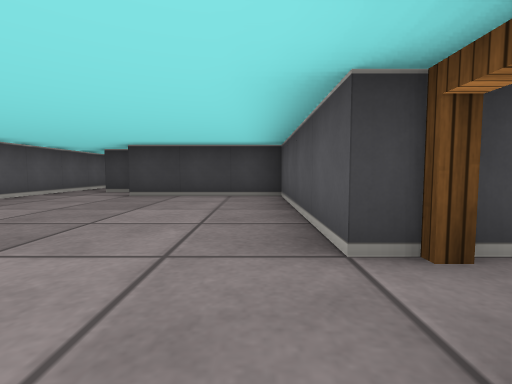
View 1 (above)

19 first-person views from a walk through a cub3D level. The camera is about half as high as the walls, tilts 4° down and sees 85° across. The floor is counted in squares. Each view is taken from the middle of a square. On the plan, view 1 faces up. The plan holds only what a view shows up to about 9 squares ahead; the rest is blank.

View 2
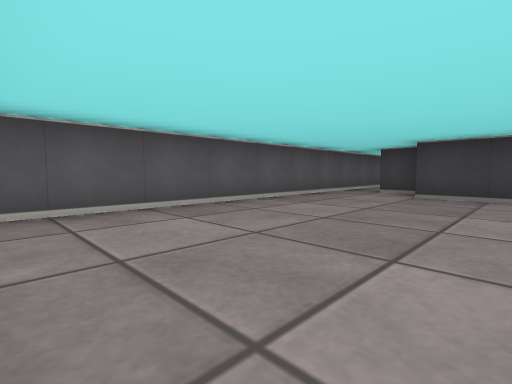

View 3
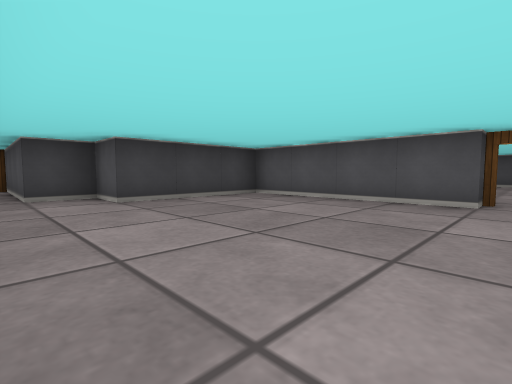

View 4
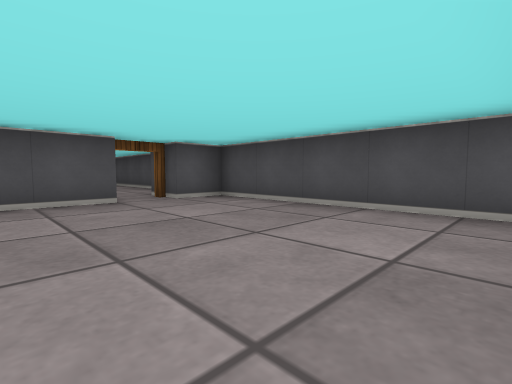

View 5
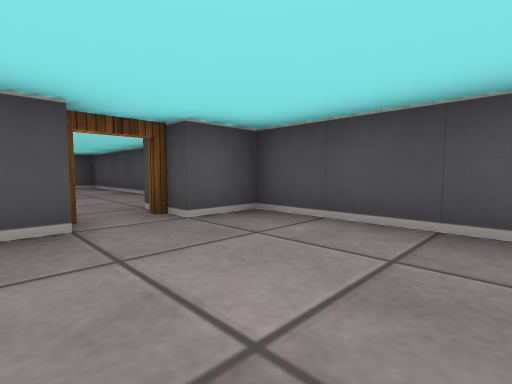

View 6
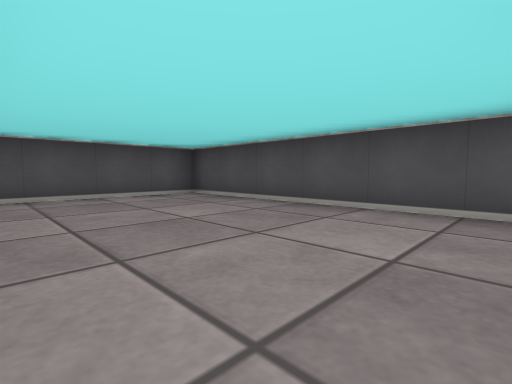

View 7
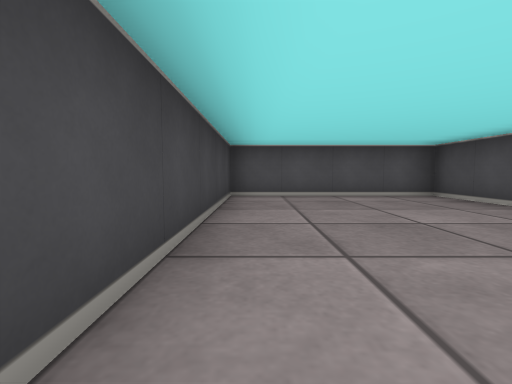

View 8
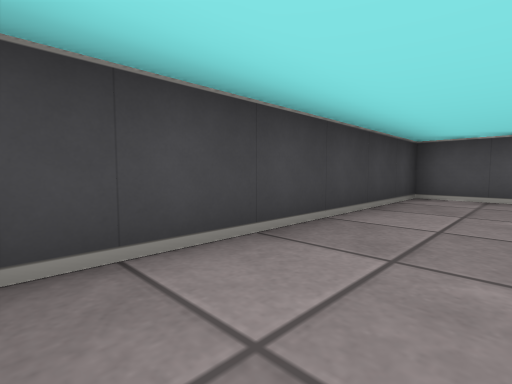

View 9
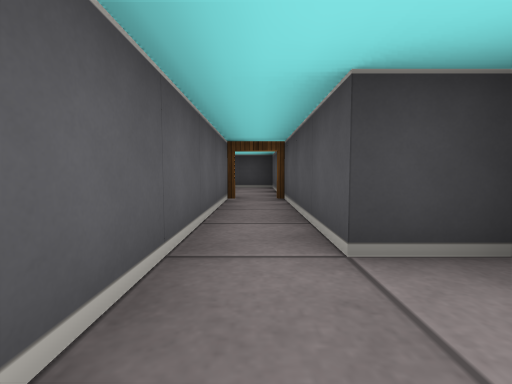

View 10
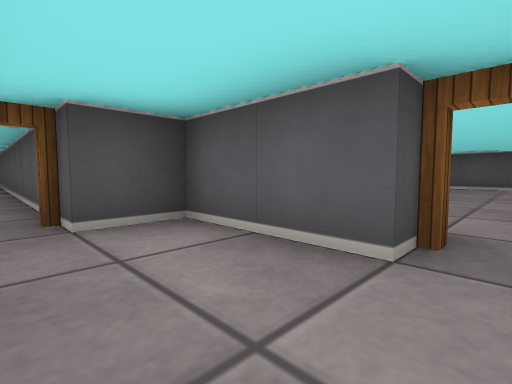

View 11
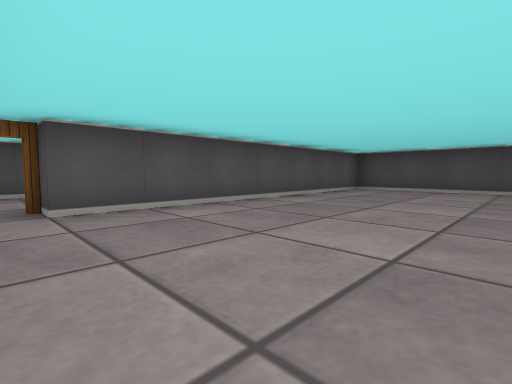

View 12
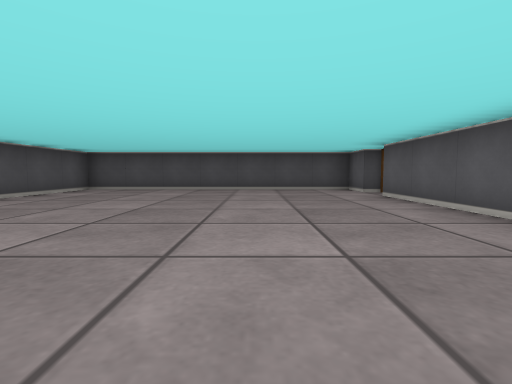

View 13
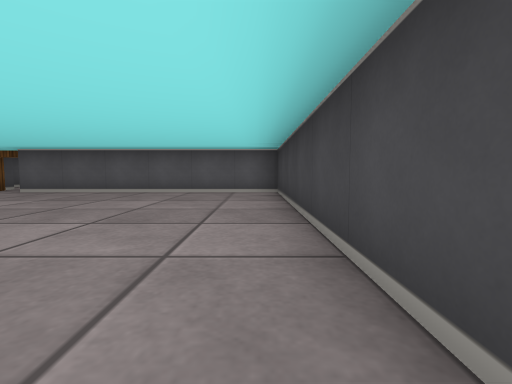

View 14
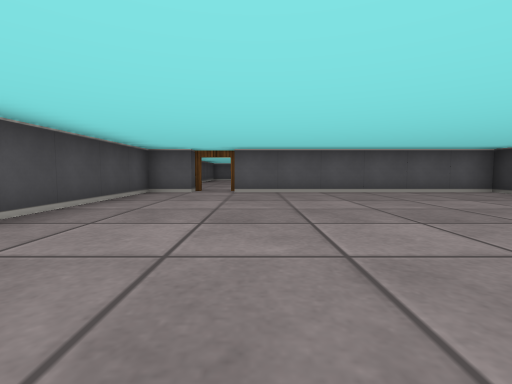

View 15
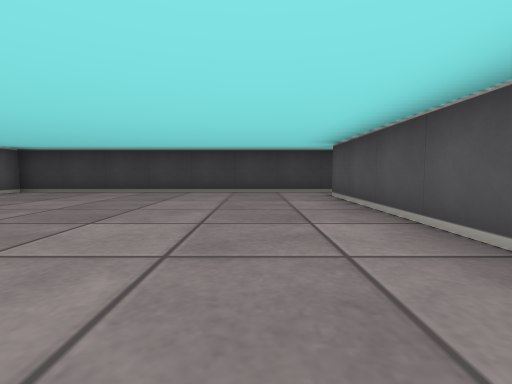

View 16
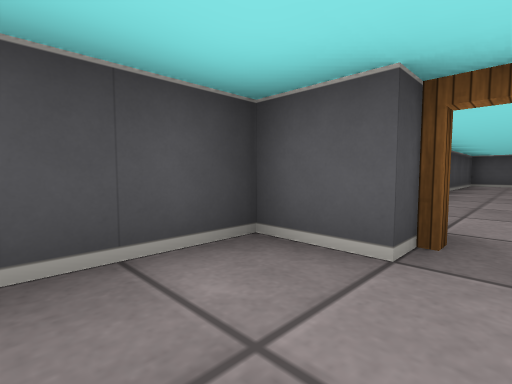

View 17
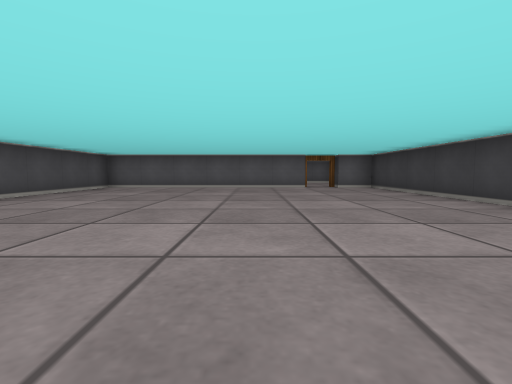

View 18
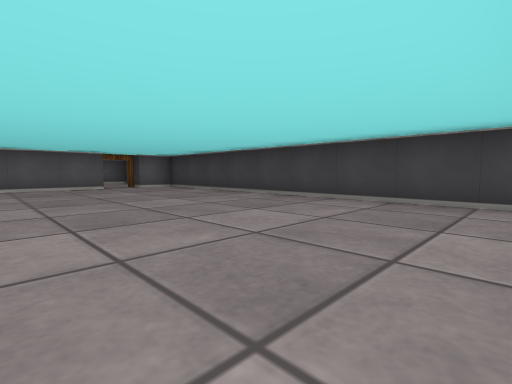

View 19
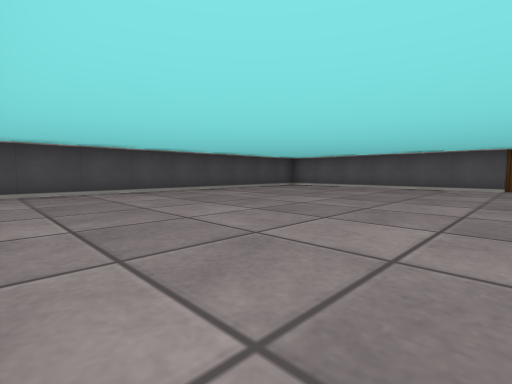

### Floor plan
Ten units are one square. View 1 is at (0, 0); x grows to the right and y downward. Boxes are objects, and circles mark ways between rooms. Rooms are numbered by the first view taken in them; rooms with no view inside come last. Other rooms are left out.
<svg viewBox="-245 -140 325 150">
<path fill="none" stroke="#000" d="M5 -15 5 -55 -25 -55 -25 -65 -35 -65 -35 -101M-39 5 5 5 5 -5M-45 -105 -45 -1M21 5 75 5 75 -35 20 -35M-55 -125 -55 -105 -45 -105M-35 -119 -35 -132M-34 -135 -46 -135M-135 -65 -135 -55 -65 -55 -65 -125M-61 -135 -135 -135 -135 -75M-235 -116 -235 -55 -152 -55M-151 -135 -235 -135 -235 -125"/>
<circle cx="10" cy="-10" r="3" fill="#2a7"/>
<circle cx="-40" cy="-100" r="3" fill="#2a7"/>
<circle cx="-60" cy="-130" r="3" fill="#2a7"/>
<circle cx="-140" cy="-70" r="3" fill="#2a7"/>
<text x="-20" y="-30">1</text>
<text x="40" y="-20">2</text>
<text x="-50" y="-120">3</text>
<text x="-100" y="-100">4</text>
<text x="-190" y="-100">5</text>
</svg>
Room 1 opens to room 2. Room 1 opens to room 3. Room 3 opens to room 4. Room 4 opens to room 5.

Where each view was taken, in squares from view 1:
view 1: 0 up, 0 right, facing up
view 2: 0 up, 1 left, facing up-left
view 3: 1 up, 4 left, facing up-right
view 4: 3 up, 4 left, facing down-right
view 5: 2 up, 2 left, facing down-right
view 6: 3 up, 2 right, facing down-right
view 7: 3 up, 2 right, facing right
view 8: 2 up, 2 right, facing up-right
view 9: 5 up, 4 left, facing up
view 10: 13 up, 4 left, facing down-left
view 11: 13 up, 10 left, facing down-right
view 12: 13 up, 11 left, facing down
view 13: 13 up, 7 left, facing left
view 14: 8 up, 7 left, facing left
view 15: 7 up, 8 left, facing up
view 16: 7 up, 12 left, facing down-left
view 17: 10 up, 15 left, facing left
view 18: 9 up, 15 left, facing up-left
view 19: 12 up, 15 left, facing down-left
